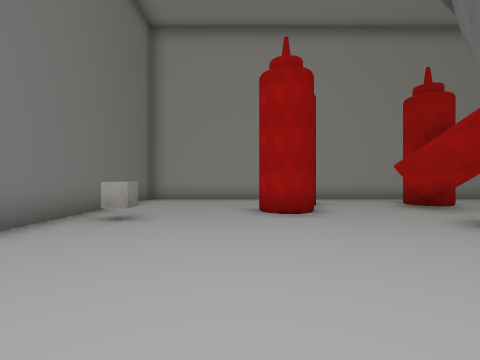
[1] (above)

16 first-person views from a walk through a scene from a Unity 3-D project. The camera is 1.5 m above the floor, looks level and sees 85° across. The floor is counted in squares, 2 m on a side. Each view is taken from the middle of a square. On the plan, view 1 faces up. The plan holds only what a view shows up to about 9 squares ahead; the rest is blank. The place goes on beyond the plan. The player character is not drawn. Some animated figures are not drawn. Some surface patterns are stand-ins.

[2]
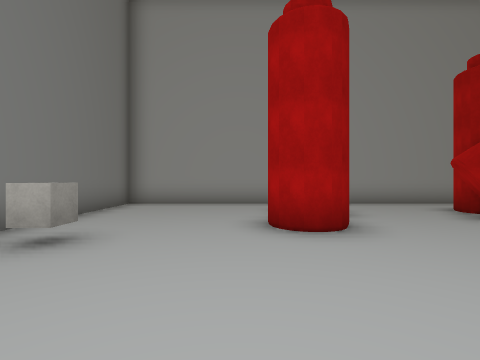

[3]
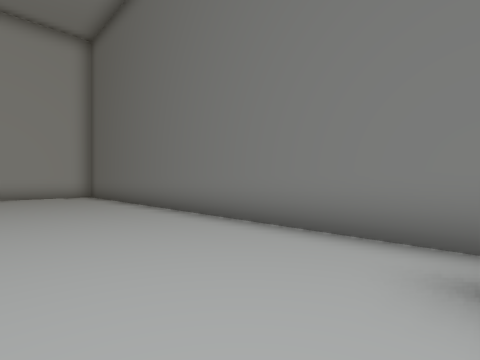

[4]
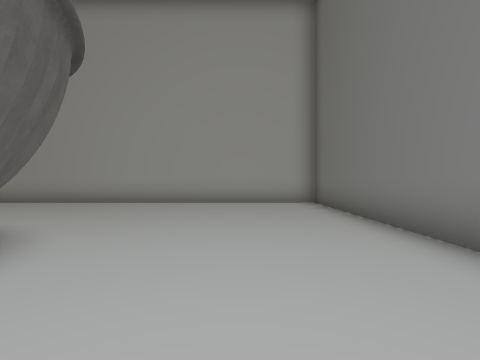

[5]
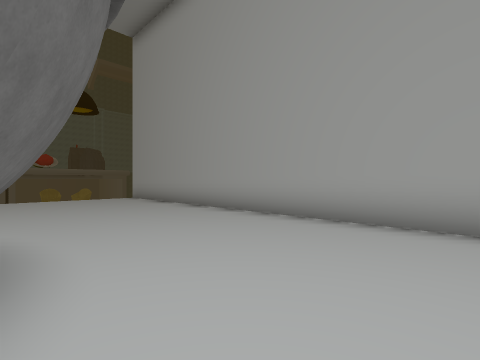

[6]
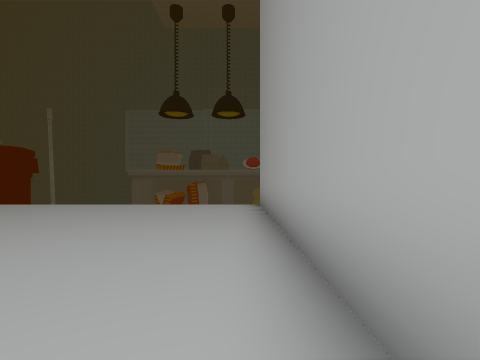

[7]
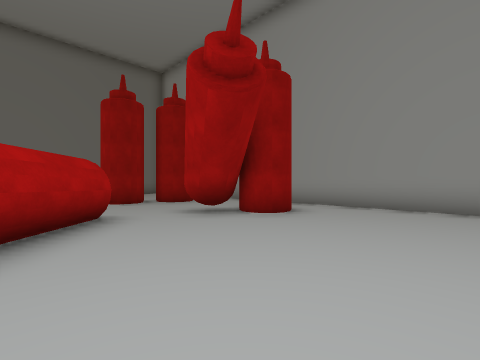

[8]
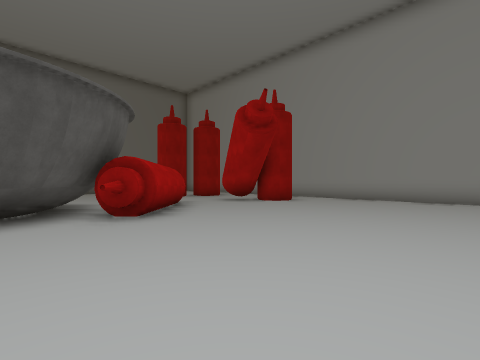

[9]
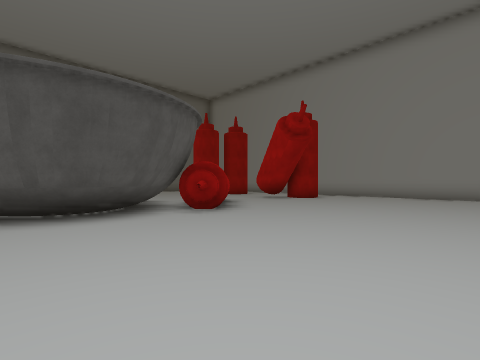

[10]
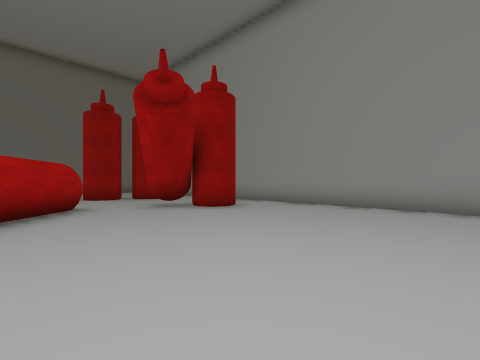

[11]
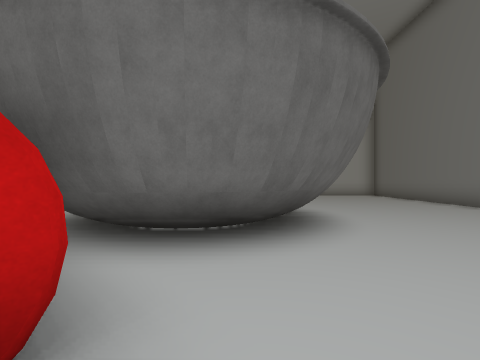

[12]
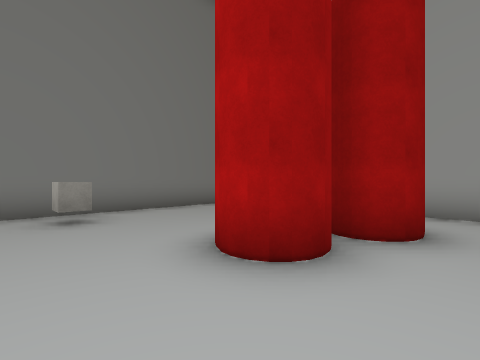

[13]
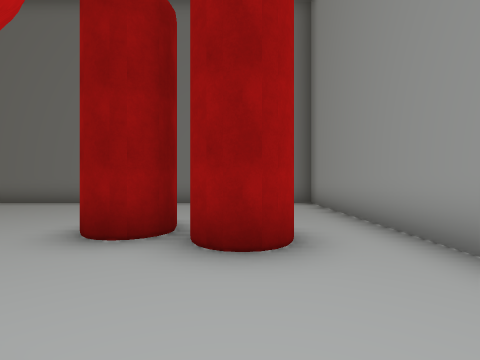

[14]
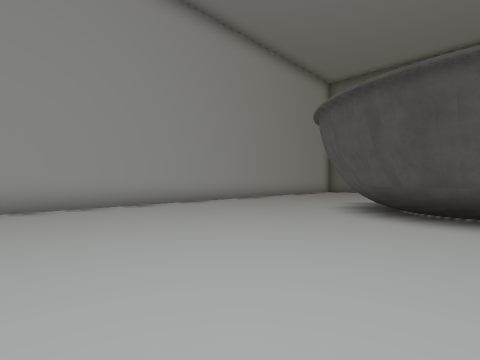

[15]
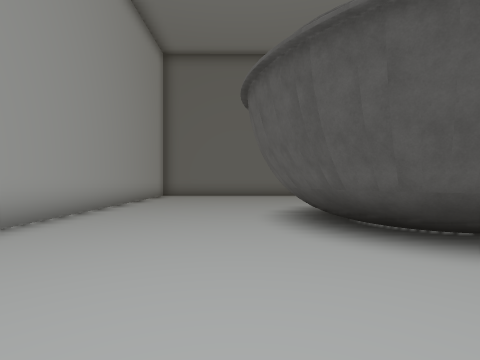

[16]
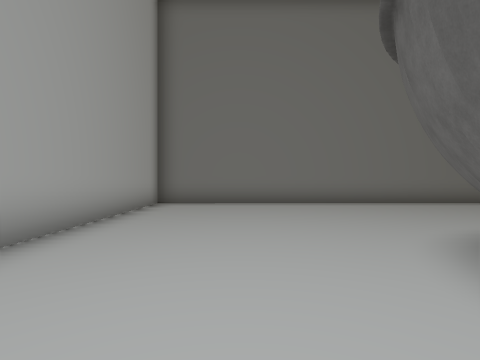

### Floor plan
Key: @ floor where view 1 was taken; # wall or solid block; x gap in a wall; . floor; ^ raised ledge; C cube.
Columns run from 4 left of view 1 to 12 right of it. Each row starts with its distance up from view 1.
 11  ###############x
 10 #................
  9 #................
  8 #....##...#......
  7 #....#...##......
  6 #....#...........
  5 #.C..............
  4 #.......##.......
  3 #........##......
  2 #......#####.....
  1 #.....# ^ #......
  0 #...@.    #......
 -1 #.....    #......
 -2 #.....#  ##......
 -3 #......###.......
 -4 #................
 -5 #................
 -6 #................
 -7 #................
 -8  ###############x

Where each view was taken, in squares from view 1:
view 1: 0 up, 0 right, facing up
view 2: 2 up, 0 right, facing up
view 3: 5 up, 0 right, facing down-left
view 4: 1 up, 1 left, facing down
view 5: 3 down, 1 right, facing down-right
view 6: 7 down, 4 right, facing right
view 7: 3 up, 10 right, facing up-left
view 8: 0 up, 12 right, facing up-left
view 9: 2 down, 12 right, facing up-left
view 10: 3 up, 12 right, facing up-left
view 11: 5 up, 3 right, facing down
view 12: 4 up, 3 right, facing up-left
view 13: 8 up, 5 right, facing left
view 14: 0 up, 12 right, facing down-left
view 15: 4 down, 9 right, facing left
view 16: 5 down, 5 right, facing left
